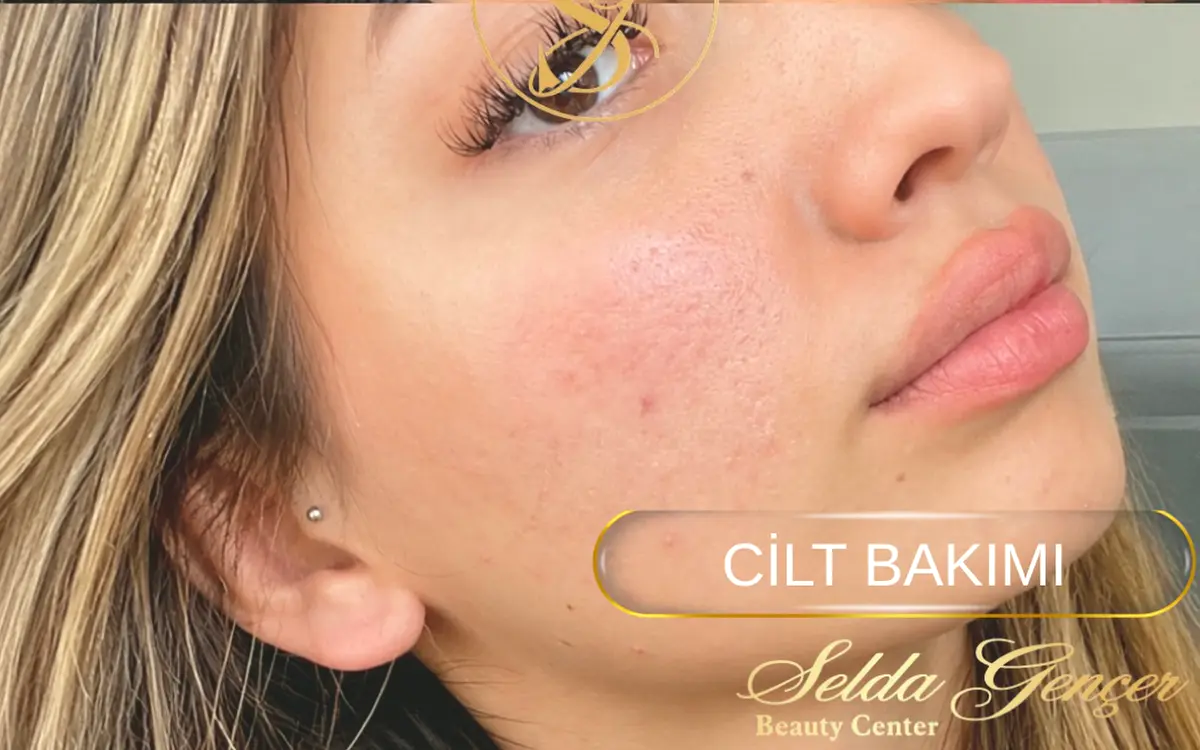
#> input picture website/m/ig/akne-cift-1-sonra-1200.webp, 1200 x 750 px, given in place of kas-altin-oran-once-1200.webp, which was not available
$ python kas_perde.py ../../website/m/ig/akne-cift-1-sonra-1200.webp ../../website/m/ig/akne-cift-2-once-1200.webp
#> lines starting #> are read from the running program, lines starting #| are printed output that depends on the picture
#!/usr/bin/env python3
"""Kaş "Beş Perde" görselleri (plan: plans/claude/20261007/kas-yuz-hikaye-scroll.md).

İşlenmiş 1200w yarımlardan türetir; ham Instagram dosyası gerekmez.
Dürüstlük kuralları:
- Bir çiftin iki yarısına aynı kırpım ve aynı renk ayarı uygulanır.
- Kırpım yalnız "ALTIN ORAN KAŞ" hapını, imzayı ve komşu panel şeridini atar.
- Büyütme, cilt pürüzsüzleştirme, kıl koyulaştırma yok; kaş üstündeki monogram kalır.

Kullanım: python3 sources/kas_perde_20261007/kas_perde.py website/m/ig OUT_DIR
"""

from __future__ import annotations

import sys
from pathlib import Path

from PIL import Image, ImageEnhance, ImageFilter

# slug -> (kaynak, kırpım [x0, y0, x1, y1] oran olarak)
BAND = (0.0, 0.0, 1.0, 0.69)  # etiket hapı tüm "sonra" yarılarında y≈0.70'te başlıyor
ITEMS = {
    "kas-perde-okuma": ("kas-altin-oran-once-1200.webp", BAND),
    "kas-perde-sonuc": ("kas-altin-oran-sonra-1200.webp", BAND),
    "kas-perde-harita": ("kas-kina-once-1200.webp", BAND),
    "kas-perde-alim": ("kas-kina-sonra-1200.webp", BAND),
    "kas-perde-gur-once": ("kas-cift-2-once-1200.webp", BAND),
    "kas-perde-gur": ("kas-cift-2-sonra-1200.webp", BAND),
    # dikey kapanış: hap ve imza alttan, boş yastık soldan kırpılır → 4:5
    "kas-profil-4x5": ("kas-profil-1200.webp", (0.15, 0.024, 1.0, 0.82)),
}
SIZES = (800, 1200)


def grade(im: Image.Image) -> Image.Image:
    im = ImageEnhance.Contrast(im).enhance(1.04)
    im = ImageEnhance.Color(im).enhance(1.02)
    return im.filter(ImageFilter.UnsharpMask(radius=1.2, percent=35, threshold=3))


def main(src: Path, out: Path) -> None:
    out.mkdir(parents=True, exist_ok=True)
    for slug, (name, (x0, y0, x1, y1)) in ITEMS.items():
        im = Image.open(src / name).convert("RGB")
#> im is the input picture: PIL image 1200x750 RGB; mean R, G, B 193.1, 150.6, 122.1
        w, h = im.size
#> w = 1200; h = 750
        im = grade(im.crop((round(x0 * w), round(y0 * h), round(x1 * w), round(y1 * h))))
#> in grade, `im = ImageEnhance.Contrast(im).enhance(1.04)`:
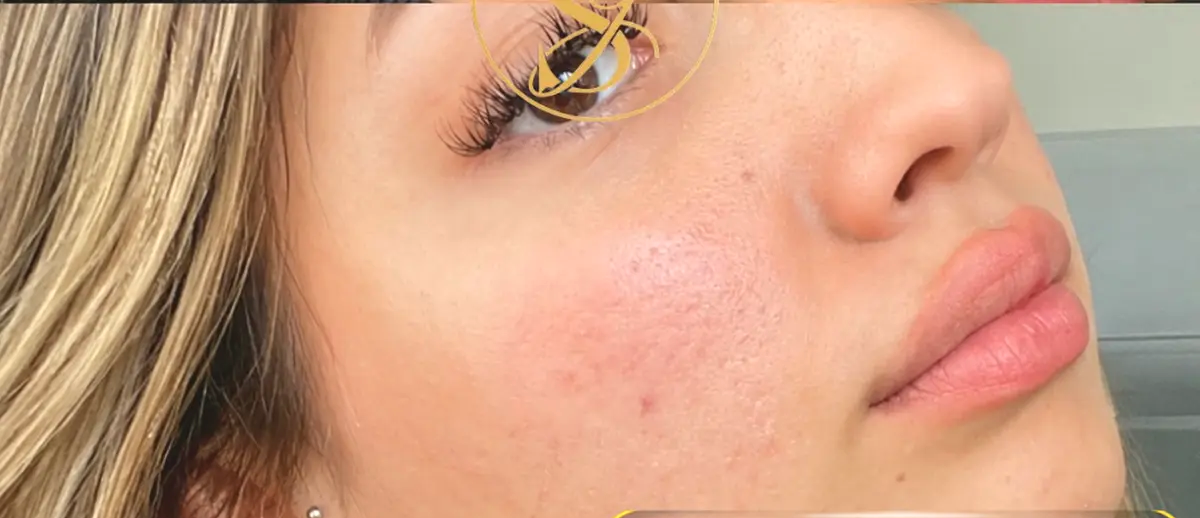
#> im: PIL image 1200x518 RGB; mean R, G, B 203.9, 158.3, 130.7
        for size in SIZES:
            if size > im.width:
                continue  # büyütme yok
            k = size / im.width
            im.resize((size, round(im.height * k)), Image.LANCZOS).save(
                out / f"{slug}-{size}.webp", quality=82, method=6
            )
        print(slug, im.size)
#| kas-perde-okuma (1200, 518)
#> pass 2 of the loop in main, `for slug, (name, (x0, y0, x1, y1)) in ITEMS.items():`:
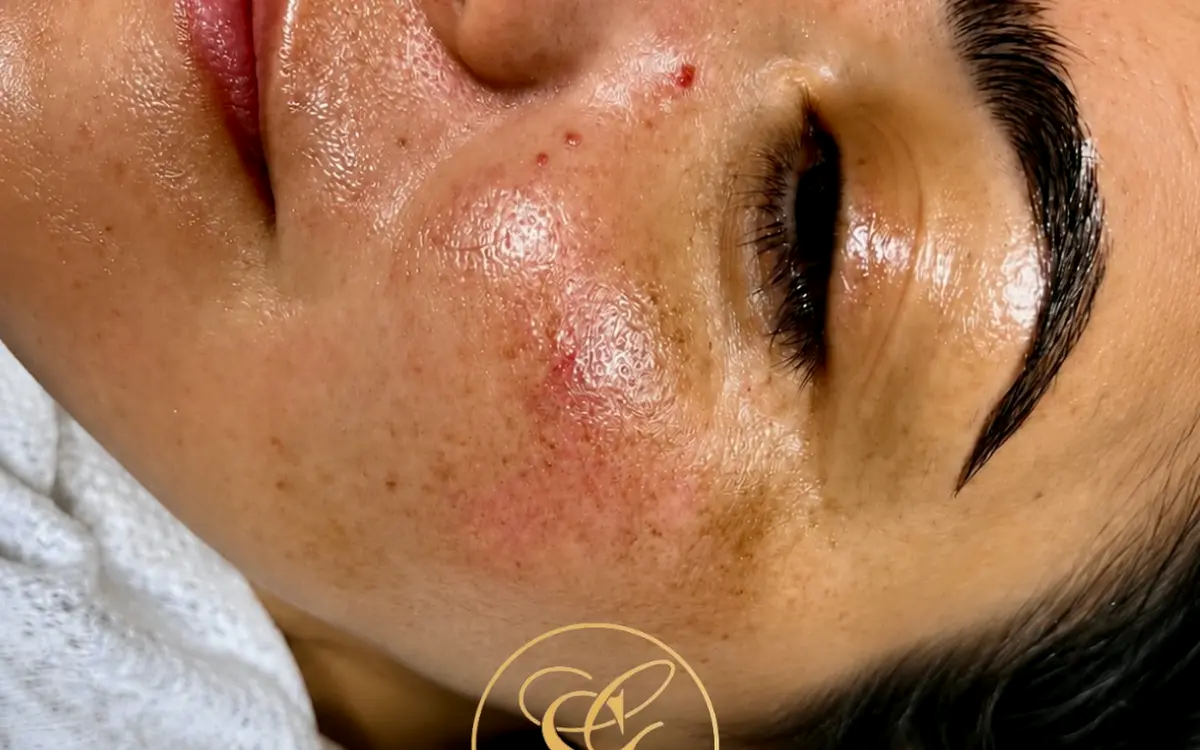
#> input picture website/m/ig/akne-cift-2-once-1200.webp, 1200 x 750 px, given in place of kas-altin-oran-sonra-1200.webp, which was not available
#> in main, im is the input picture: PIL image 1200x750 RGB; mean R, G, B 164.4, 117.2, 85.6
#> in grade (call 2), `im = ImageEnhance.Contrast(im).enhance(1.04)`:
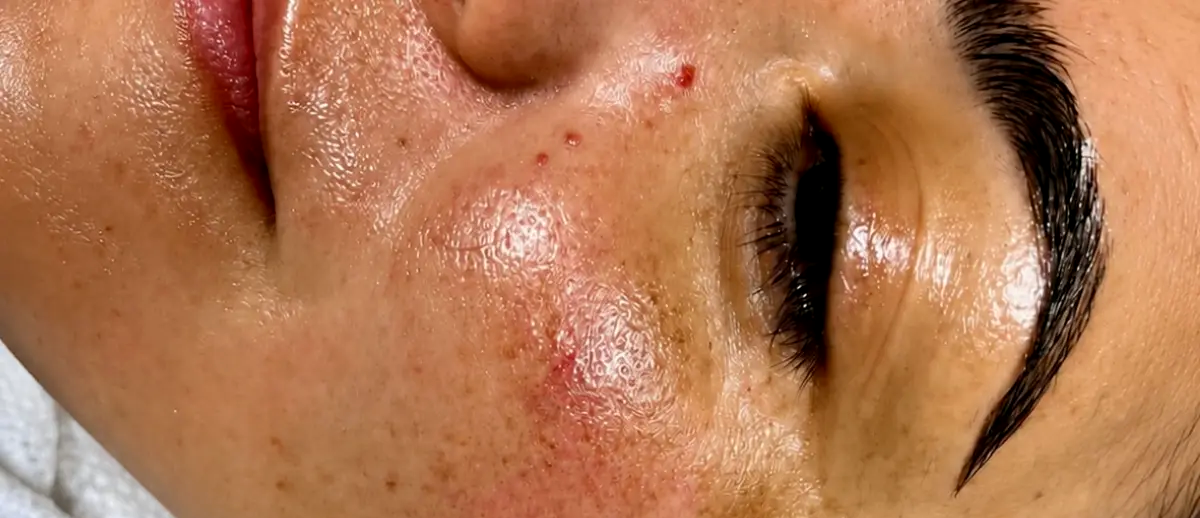
#> im: PIL image 1200x518 RGB; mean R, G, B 176.2, 118, 81.4
#| kas-perde-sonuc (1200, 518)
#> pass 3 of the loop in main, `for slug, (name, (x0, y0, x1, y1)) in ITEMS.items():`:
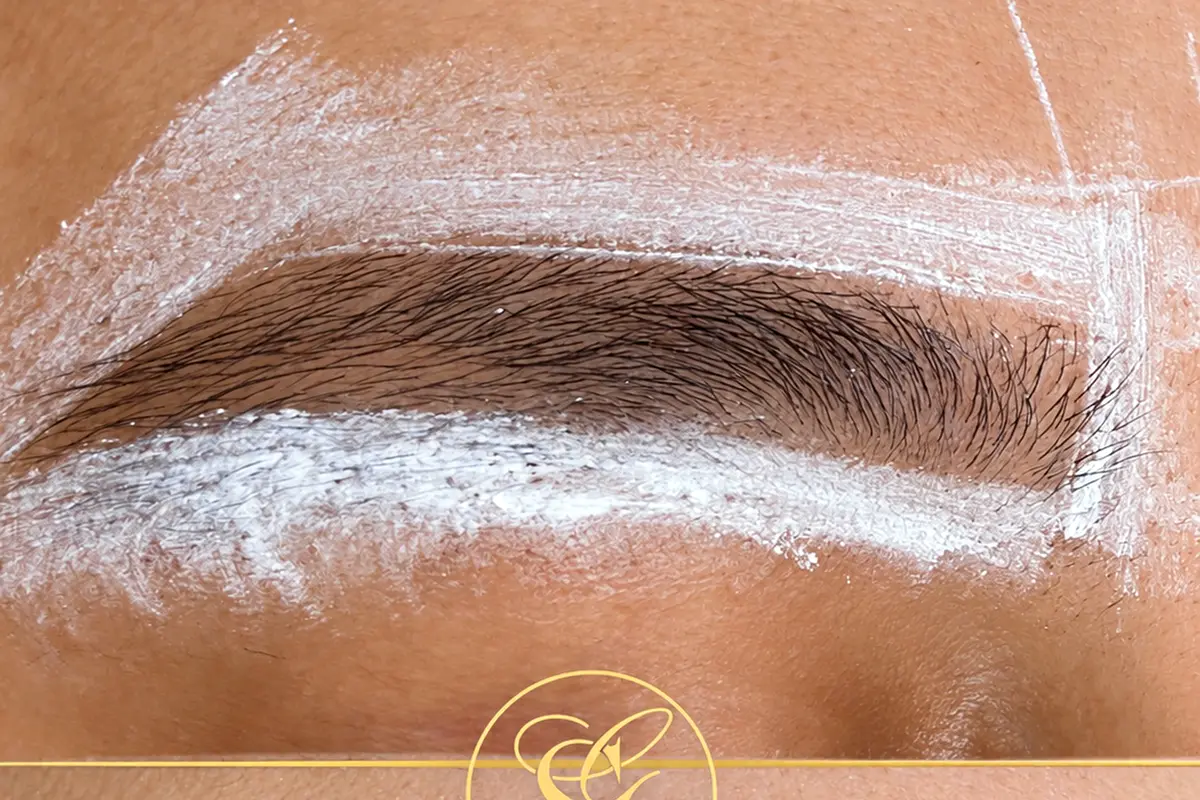
#> input picture website/m/ig/kas-kina-once-1200.webp, 1200 x 800 px, found by its file name
#> in main, im is the input picture: PIL image 1200x800 RGB; mean R, G, B 186.1, 148.3, 130.1
#> in grade (call 3), `im = ImageEnhance.Contrast(im).enhance(1.04)`:
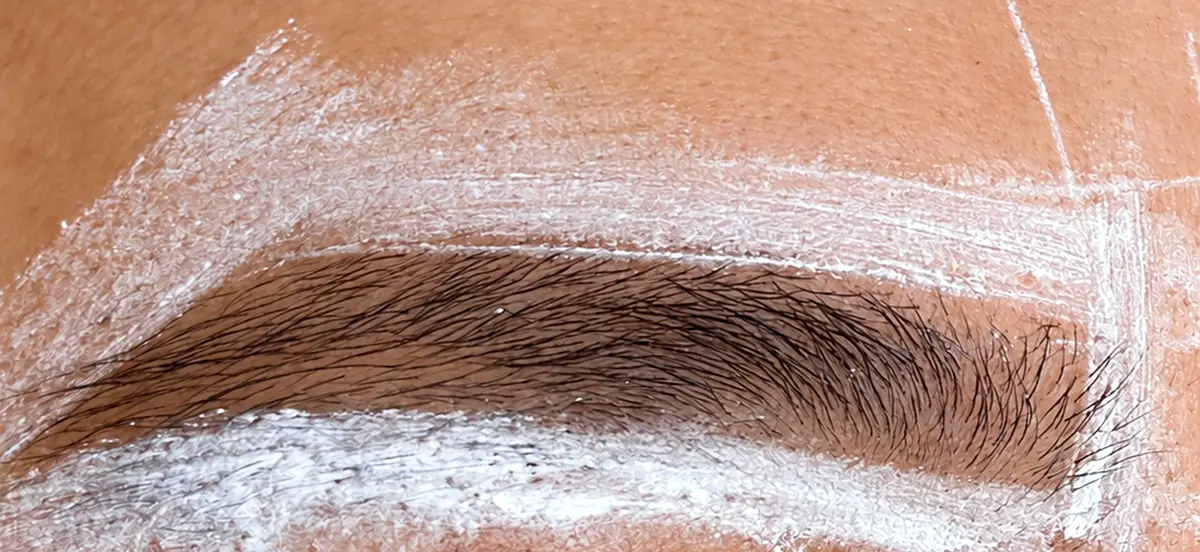
#> im: PIL image 1200x552 RGB; mean R, G, B 186.2, 154.1, 141.5
#| kas-perde-harita (1200, 552)
#> the loop made 5 passes; the first 3 are shown


if __name__ == "__main__":
#> (the run stopped early here; a loop or call above may not have finished)
